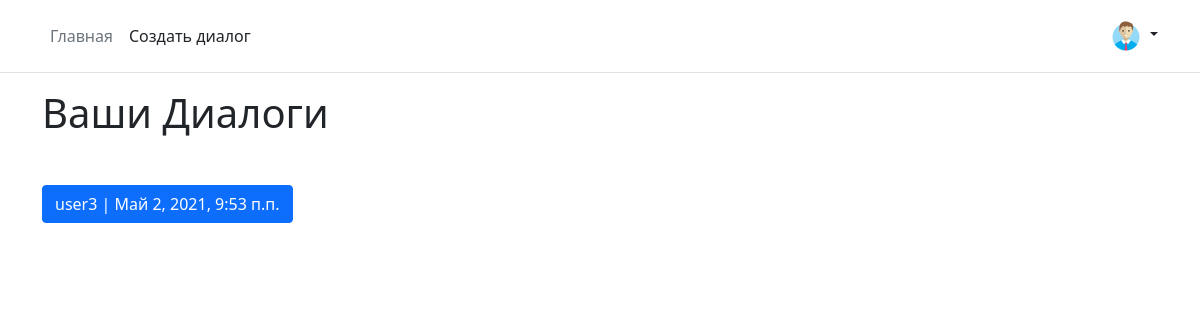
The page / (signed in) on the database as committed earlier.
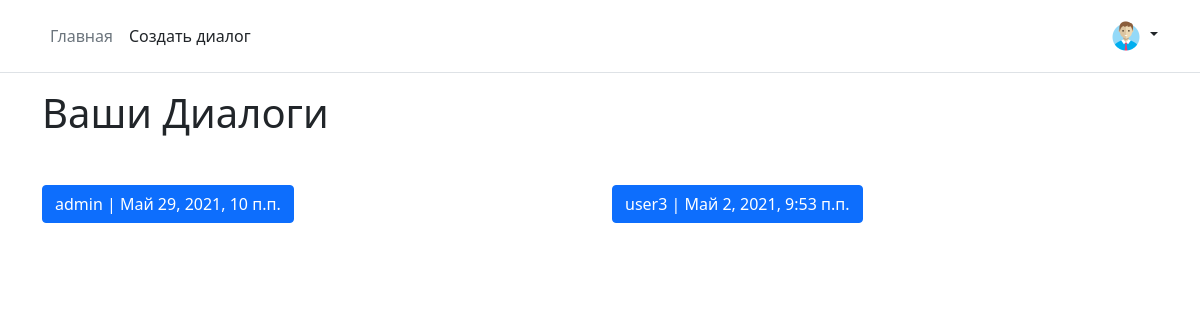
The same page on the database as committed later.
### mainapp/models.py (models this page shows, shortened)
class DialogMemebers(models.Model):
    CREATOR = '0'
    INTERLOCUTOR = '1'
    ROLE_CHOICES = (
        (CREATOR, 'создатель'),
        (INTERLOCUTOR, 'собеседник'),
    )
    dialog = models.ForeignKey(Dialog,
                               verbose_name='диалог',
                               on_delete=models.CASCADE,
                               related_name="members")
    member = models.ForeignKey(User,
                               verbose_name='участник диалога',
                               on_delete=models.CASCADE,
                               related_name="dialogs")
    role = models.CharField(verbose_name='роль',
                            choices=ROLE_CHOICES,
                            db_index=True, max_length=128)
    class Meta:
        verbose_name = 'люди в диалоге'
        verbose_name_plural = 'люди в диалогах'
        ordering = ['dialog', '-role', 'member']

class Dialog(models.Model):
    created = models.DateTimeField(verbose_name='отправлено',
                                   auto_now_add=True,
                                   db_index=True)
    name = models.CharField(verbose_name='имя', max_length=64, blank=True)
    class Meta:
        verbose_name = 'диалог'
        verbose_name_plural = 'диалоги'
        ordering = ['-created']

### mainapp/views.py (the view)
# urls.py: path('', mainapp.index, name='index'),
@login_required
def index(request):
    dialogues = request.user.dialogs.select_related('dialog').all()
    context = {
        'title': 'диалоги',
        'dialogues': dialogues,
    }
    return render(request, 'mainapp/index.html', context)

### mainapp/templates/mainapp/index.html (shortened to what this page needs)
{% extends 'mainapp/base.html' %}
{% block content %}
    <h3 class="display-6">Ваши Диалоги</h3>
    <div class="row mt-5">
        {% for item in dialogues %}
            <div class="col">
                <a href="{% url 'mainapp:dialog_show' item.dialog_id %}" class="btn btn-primary">{{ item.dialog.name }}
                    | {{ item.dialog.created }}</a>
            </div>
        {% endfor %}
    </div>
{% endblock %}

Rows that differ between the two databases and show on the page:
added DialogMemebers: dialog.name "admin", dialog.created "Май 29, 2021, 10 п.п."
